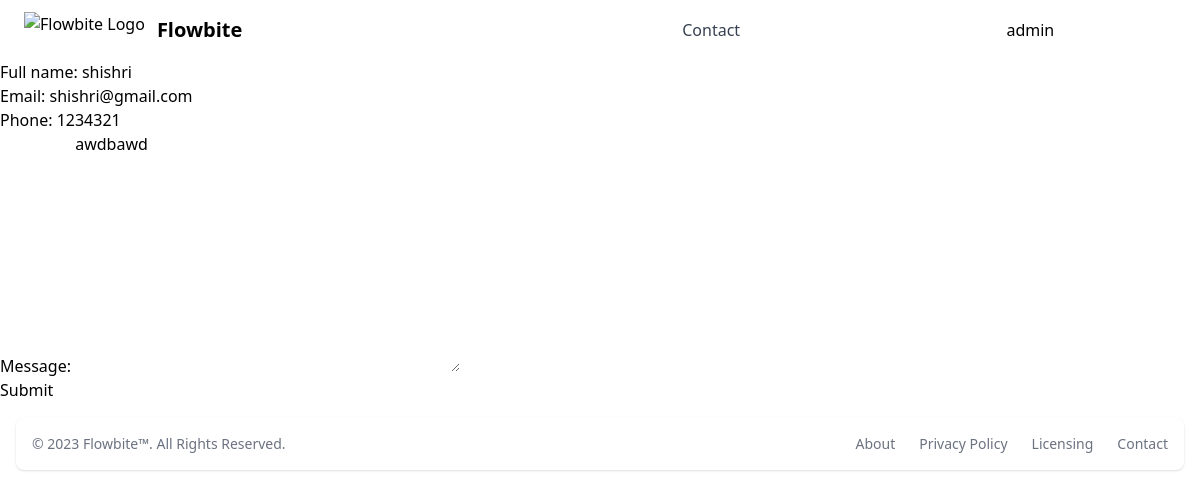
The page /updatecontact/3 (signed in) on the database its author committed.
### contact/models.py (models this page shows, shortened)
class Contact(models.Model):
    full_name = models.CharField(max_length=255)
    email = models.EmailField(unique=True)
    phone = models.IntegerField()
    message = models.TextField()

### contact/views.py (the view)
# urls.py: path('updatecontact/<int:id>', UpdateContact, name="updatecontact"),
@login_required
def UpdateContact(request, id):
    contact = get_object_or_404(Contact, id=id)
    if request.method == "POST":
        form = ContactForm(request.POST, instance=contact)
        if form.is_valid():
            form.save()
            return redirect('success')
    else:
        form = ContactForm(instance=contact)
    context = {
        "form": form
    }
    return render(request, "admin/updateContact.html", context)

### contact/forms.py
class ContactForm(forms.ModelForm):
    class Meta:
        model = Contact
        fields = ['full_name', 'email', 'phone', 'message']

### templates/admin/updateContact.html (shortened to what this page needs)
{% extends 'base/base.html' %}
{% load static %}
{% block content %}
    <form method="POST">
        {{form.as_p}}
        <button type="submit">Submit</button>
    </form>
{% endblock %}

### templates/base/base.html (shortened to what this page needs)
{% load static %}
<!DOCTYPE html>
<html lang="en">
<head>
    <script src="https://cdn.tailwindcss.com"></script>
    <link rel="stylesheet" href="{% static 'css/style.css' %}">
</head>
<body>
<header>
    <nav class="bg-white border-gray-200 px-4 lg:px-6 py-2.5 dark:bg-gray-800">
        <div class="flex flex-wrap justify-between items-center mx-auto max-w-screen-xl">
            <a href="https://flowbite.com" class="flex items-center">
                <img src="https://flowbite.com/docs/images/logo.svg" class="mr-3 h-6 sm:h-9" alt="Flowbite Logo" />
                <span class="self-center text-xl font-semibold whitespace-nowrap dark:text-white">Flowbite</span>
            </a>
            <div class="flex items-center lg:order-2">
                {% if user.is_authenticated%}
                <p>{{user.username}}</p>
                {% else %}
                <a href="#" class="text-gray-800 dark:text-white hover:bg-gray-50 focus:ring-4 focus:ring-gray-300 font-medium rounded-lg text-sm px-4 lg:px-5 py-2 lg:py-2.5 mr-2 dark:hover:bg-gray-700 focus:outline-none dark:focus:ring-gray-800">Log in</a>
                {% endif %}
                <a href="#" class="text-white bg-primary-700 hover:bg-primary-800 focus:ring-4 focus:ring-primary-300 font-medium rounded-lg text-sm px-4 lg:px-5 py-2 lg:py-2.5 mr-2 dark:bg-primary-600 dark:hover:bg-primary-700 focus:outline-none dark:focus:ring-primary-800">Get started</a>
            </div>
            <div class="hidden justify-between items-center w-full lg:flex lg:w-auto lg:order-1" id="mobile-menu-2">
                <ul class="flex flex-col mt-4 font-medium lg:flex-row lg:space-x-8 lg:mt-0">
                    <li>
                        <a href="{% url 'home'%}" class="block py-2 pr-4 pl-3 text-white rounded bg-primary-700 lg:bg-transparent lg:text-primary-700 lg:p-0 dark:text-white" aria-current="page">Home</a>
                    </li>
                    <li>
                        <a href="{% url 'contact-us' %}" class="block py-2 pr-4 pl-3 text-gray-700 border-b border-gray-100 hover:bg-gray-50 lg:hover:bg-transparent lg:border-0 lg:hover:text-primary-700 lg:p-0 dark:text-gray-400 lg:dark:hover:text-white dark:hover:bg-gray-700 dark:hover:text-white lg:dark:hover:bg-transparent dark:border-gray-700">Contact</a>
                    </li>
                </ul>
            </div>
        </div>
    </nav>
</header>
    {% block content%} {% endblock %}
<footer class="bg-white rounded-lg shadow m-4 dark:bg-gray-800">
    <div class="w-full mx-auto max-w-screen-xl p-4 md:flex md:items-center md:justify-between">
      <span class="text-sm text-gray-500 sm:text-center dark:text-gray-400">© 2023 <a href="https://flowbite.com/" class="hover:underline">Flowbite™</a>. All Rights Reserved.
    </span>
    <ul class="flex flex-wrap items-center mt-3 text-sm font-medium text-gray-500 dark:text-gray-400 sm:mt-0">
        <li>
            <a href="#" class="hover:underline me-4 md:me-6">About</a>
        </li>
        <li>
            <a href="#" class="hover:underline me-4 md:me-6">Privacy Policy</a>
        </li>
        <li>
            <a href="#" class="hover:underline me-4 md:me-6">Licensing</a>
        </li>
        <li>
            <a href="{% url 'contact-us' %}" class="hover:underline">Contact</a>
        </li>
    </ul>
    </div>
</footer>
</body>
</html>

### rows shown on the page
Contact: full_name "shishri", email "shishri@gmail.com", phone "1234321", message "awdbawd"

### other values the page prints
{{ user.username }} "admin"
